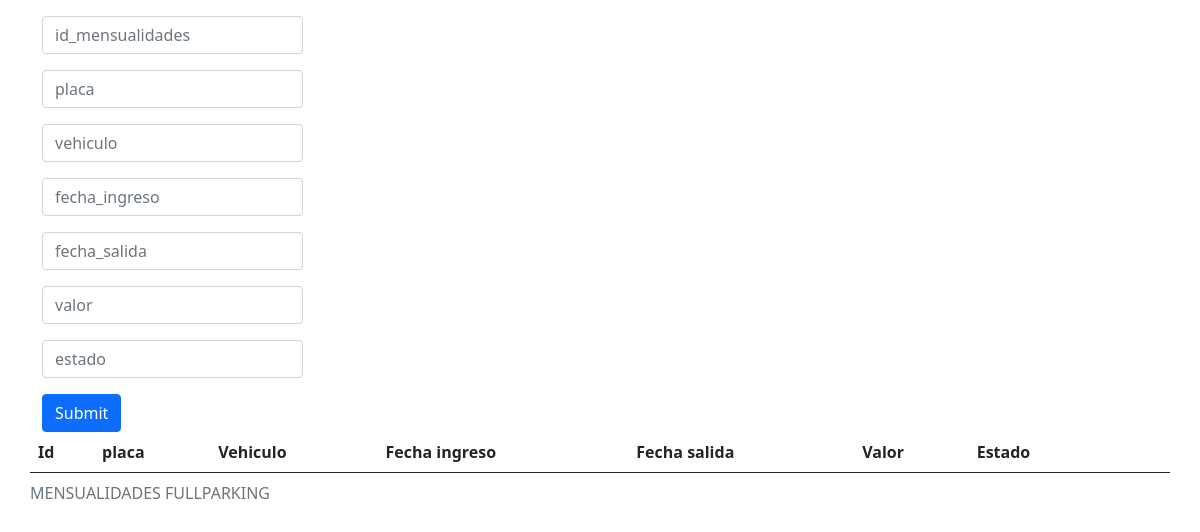
The page /Mensualidades/index.php on the database as committed earlier.
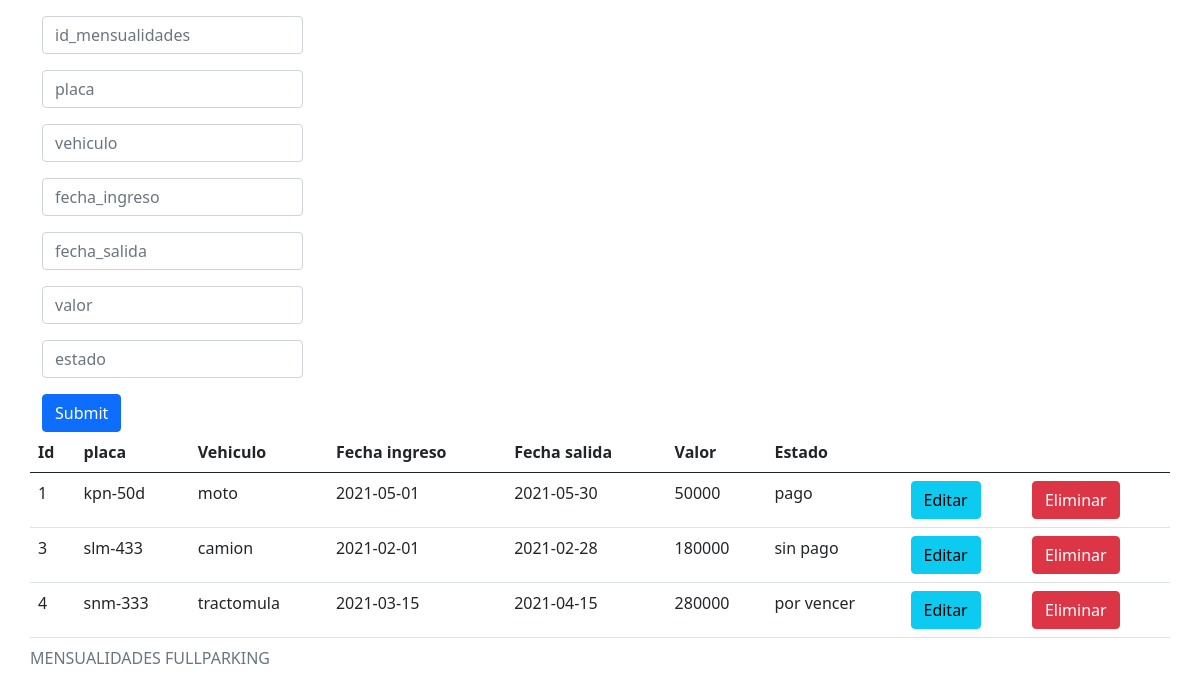
The same page on the database as committed later.
### tables this page shows
CREATE TABLE `mensualidades` (
  `id_mensualidades` int(200) NOT NULL,
  `placa` varchar(200) NOT NULL,
  `vehiculo` varchar(200) NOT NULL,
  `fecha_ingreso` date NOT NULL,
  `fecha_salida` date NOT NULL,
  `valor` int(200) NOT NULL,
  `estado` varchar(200) NOT NULL
);

### Mensualidades/index.php (the view, shortened to what this page needs)
<?php
$con = conectar();
$sql = "SELECT * FROM mensualidades";
$query = mysqli_query($con, $sql);
?>
<!DOCTYPE html>
<html lang="es">
<head>
    <link href="https://cdn.jsdelivr.net/npm/bootstrap@5.1.0/dist/css/bootstrap.min.css" rel="stylesheet">
</head>
<body>
    <div class="container mt-3">
<div class="row">
    <div class="col-md-3">
        <form action="Insert.php"method="POST">
            <input type ="text" class="form-control mb-3" name="id_mensualidades"placeholder="id_mensualidades">
            <input type ="text" class="form-control mb-3" name="placa"placeholder="placa">
            <input type ="text" class="form-control mb-3" name="vehiculo"placeholder="vehiculo">
            <input type ="text" class="form-control mb-3" name="fecha_ingreso"placeholder="fecha_ingreso">
            <input type ="text" class="form-control mb-3" name="fecha_salida"placeholder="fecha_salida">
            <input type ="text" class="form-control mb-3" name="valor"placeholder="valor">
            <input type ="text" class="form-control mb-3" name="estado"placeholder="estado">
            <input type="submit" class="btn btn-primary btn-block">
        </form>
    </div>
<div class="col-md-8"></div>
            <table class="table">
            <caption>MENSUALIDADES FULLPARKING</caption>
            <thead class="thead-dark">
                <tr>
                <th scope="col">Id</th>
                <th scope="col">placa</th>
                <th scope="col">Vehiculo</th>
                <th scope="col">Fecha ingreso</th>
                <th scope="col">Fecha salida</th>
                <th scope="col">Valor</th>
                <th scope="col">Estado</th>
                <th></th>
                <th></th>
                </tr>
            </thead>
            <tbody>
        <?php
        while($row = mysqli_fetch_array($query)){
        ?>
          <tr>
              <td><?php echo $row["id_mensualidades"]?></td>
              <td><?php echo $row["placa"]?></td>
              <td><?php echo $row["vehiculo"]?></td>
              <td><?php echo $row["fecha_ingreso"]?></td>
              <td><?php echo $row["fecha_salida"]?></td>
              <td><?php echo $row["valor"]?></td>
              <td><?php echo $row["estado"]?></td>
              <td><a href="Actualizar.php?id=<?php echo $row["id_mensualidades"]?>"class="btn btn-info"> Editar</a></td>
              <td><a href="Delete.php?id=<?php echo $row["id_mensualidades"]?>" class="btn btn-danger"> Eliminar</a></td>
          </tr>
          <?php
        }
        ?>
            </tbody>
            </table>
    </div>
</body>
</html>

Rows that differ between the two databases and show on the page:
added mensualidades: id_mensualidades "1", placa "kpn-50d", vehiculo "moto", fecha_ingreso "2021-05-01", fecha_salida "2021-05-30", valor "50000", estado "pago"
added mensualidades: id_mensualidades "3", placa "slm-433", vehiculo "camion", fecha_ingreso "2021-02-01", fecha_salida "2021-02-28", valor "180000", estado "sin pago"
added mensualidades: id_mensualidades "4", placa "snm-333", vehiculo "tractomula", fecha_ingreso "2021-03-15", fecha_salida "2021-04-15", valor "280000", estado "por vencer"
